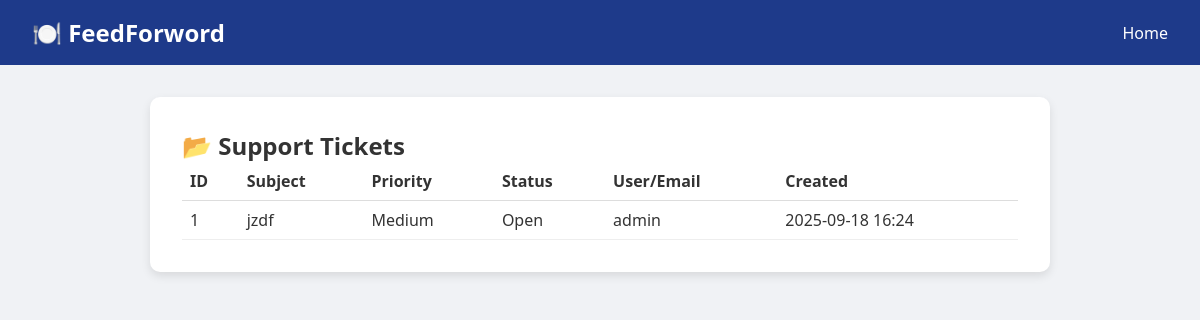
The page /support/tickets/ (signed in) on the database its author committed.
### donations/models.py (models this page shows, shortened)
class SupportTicket(models.Model):
    PRIORITY_CHOICES = [
        ('low', 'Low'),
        ('medium', 'Medium'),
        ('high', 'High'),
    ]
    STATUS_CHOICES = [
        ('open', 'Open'),
        ('in_progress', 'In Progress'),
        ('closed', 'Closed'),
    ]
    user = models.ForeignKey(User, on_delete=models.SET_NULL, null=True, blank=True)
    name = models.CharField(max_length=120)
    email = models.EmailField()
    subject = models.CharField(max_length=200)
    message = models.TextField()
    priority = models.CharField(max_length=10, choices=PRIORITY_CHOICES, default='medium')
    status = models.CharField(max_length=12, choices=STATUS_CHOICES, default='open')
    created_at = models.DateTimeField(auto_now_add=True)
    updated_at = models.DateTimeField(auto_now=True)

### donations/views.py (the view)
# urls.py: path('support/tickets/', views.support_list, name='support_list'),
@login_required
def support_list(request):
    if not request.user.is_staff:
        return redirect('index')
    tickets = SupportTicket.objects.order_by('-created_at')
    return render(request, 'support_list.html', {'tickets': tickets})

### templates/support_list.html (shortened to what this page needs)
<!DOCTYPE html>
<html lang="en">
<head>
  {% load static %}
  <link rel="stylesheet" href="{% static 'style.css' %}" />
</head>
<body>
  <header>
    <div class="logo">🍽️ FeedForword</div>
    <nav><a href="{% url 'index' %}" style="color:white; text-decoration:none;">Home</a></nav>
  </header>
  <div class="container" style="max-width:900px;margin:2rem auto;background:#fff;padding:2rem;border-radius:10px;box-shadow:0 4px 10px rgba(0,0,0,0.1);">
    <h2>📂 Support Tickets</h2>
    {% if tickets %}
      <table style="width:100%; border-collapse:collapse;">
        <thead>
          <tr>
            <th style="text-align:left;border-bottom:1px solid #ddd;padding:8px;">ID</th>
            <th style="text-align:left;border-bottom:1px solid #ddd;padding:8px;">Subject</th>
            <th style="text-align:left;border-bottom:1px solid #ddd;padding:8px;">Priority</th>
            <th style="text-align:left;border-bottom:1px solid #ddd;padding:8px;">Status</th>
            <th style="text-align:left;border-bottom:1px solid #ddd;padding:8px;">User/Email</th>
            <th style="text-align:left;border-bottom:1px solid #ddd;padding:8px;">Created</th>
          </tr>
        </thead>
        <tbody>
          {% for t in tickets %}
          <tr>
            <td style="border-bottom:1px solid #eee;padding:8px;">{{ t.id }}</td>
            <td style="border-bottom:1px solid #eee;padding:8px;">{{ t.subject }}</td>
            <td style="border-bottom:1px solid #eee;padding:8px;">{{ t.get_priority_display }}</td>
            <td style="border-bottom:1px solid #eee;padding:8px;">{{ t.get_status_display }}</td>
            <td style="border-bottom:1px solid #eee;padding:8px;">{% if t.user %}{{ t.user.username }}{% else %}{{ t.email }}{% endif %}</td>
            <td style="border-bottom:1px solid #eee;padding:8px;">{{ t.created_at|date:"Y-m-d H:i" }}</td>
          </tr>
          {% endfor %}
        </tbody>
      </table>
    {% else %}
      <p>No tickets yet.</p>
    {% endif %}
  </div>
</body>
</html>

### templates/style.css (style rules this page uses)
* { margin: 0; padding: 0; box-sizing: border-box; }
body { font-family: "Segoe UI", sans-serif; background-color: #f0f2f5; color: #333; }
header { background-color: #1e3a8a; color: white; padding: 1rem 2rem; display: flex; justify-content: space-between; align-items: center; }
.logo { font-size: 1.5rem; font-weight: bold; }
nav a { color: white; margin-left: 1.5rem; text-decoration: none; font-weight: 500; }

### rows shown on the page
SupportTicket: id "1", subject "jzdf", priority "Medium", status "Open", user.username "admin", created_at "2025-09-18 16:24"
